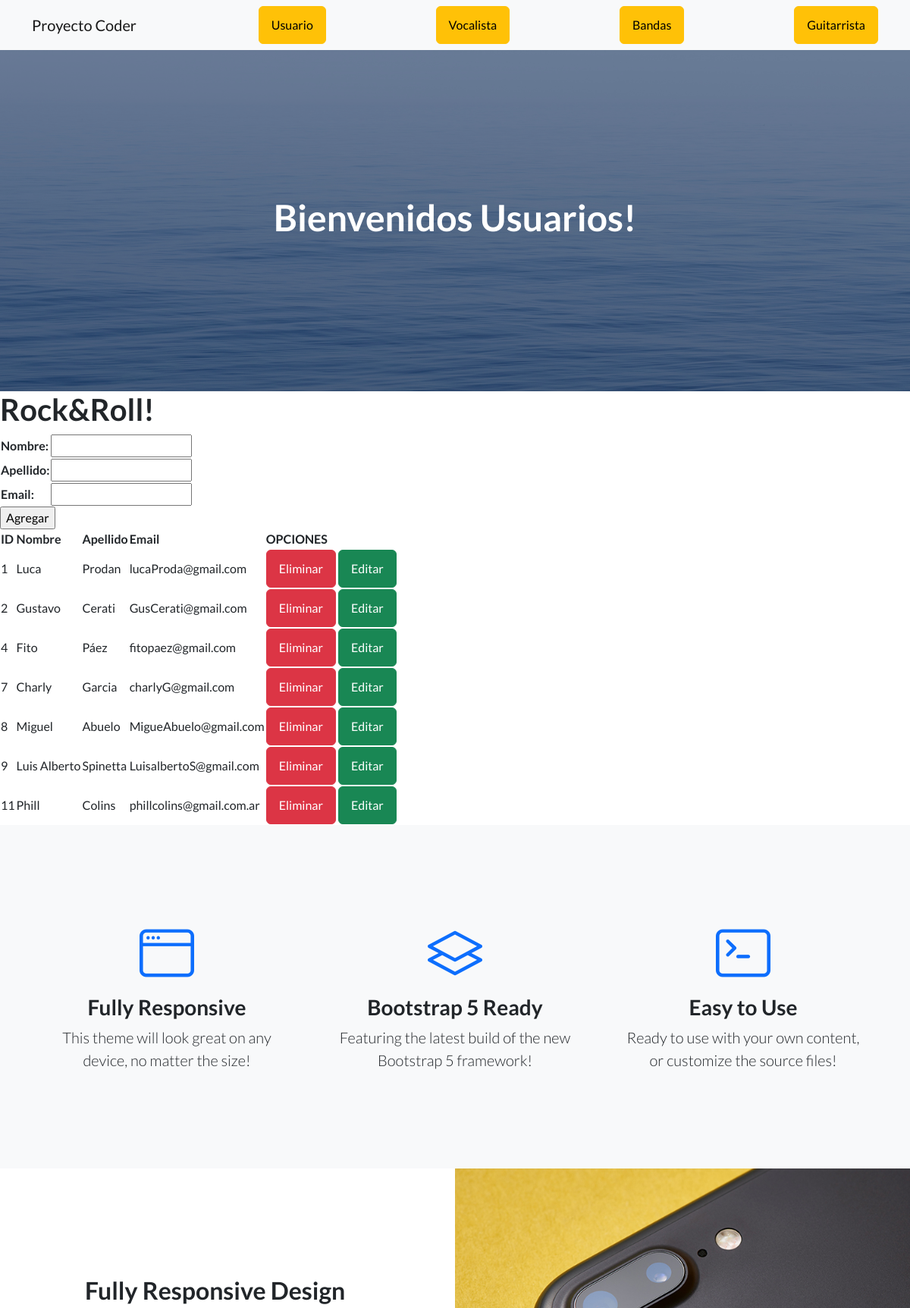
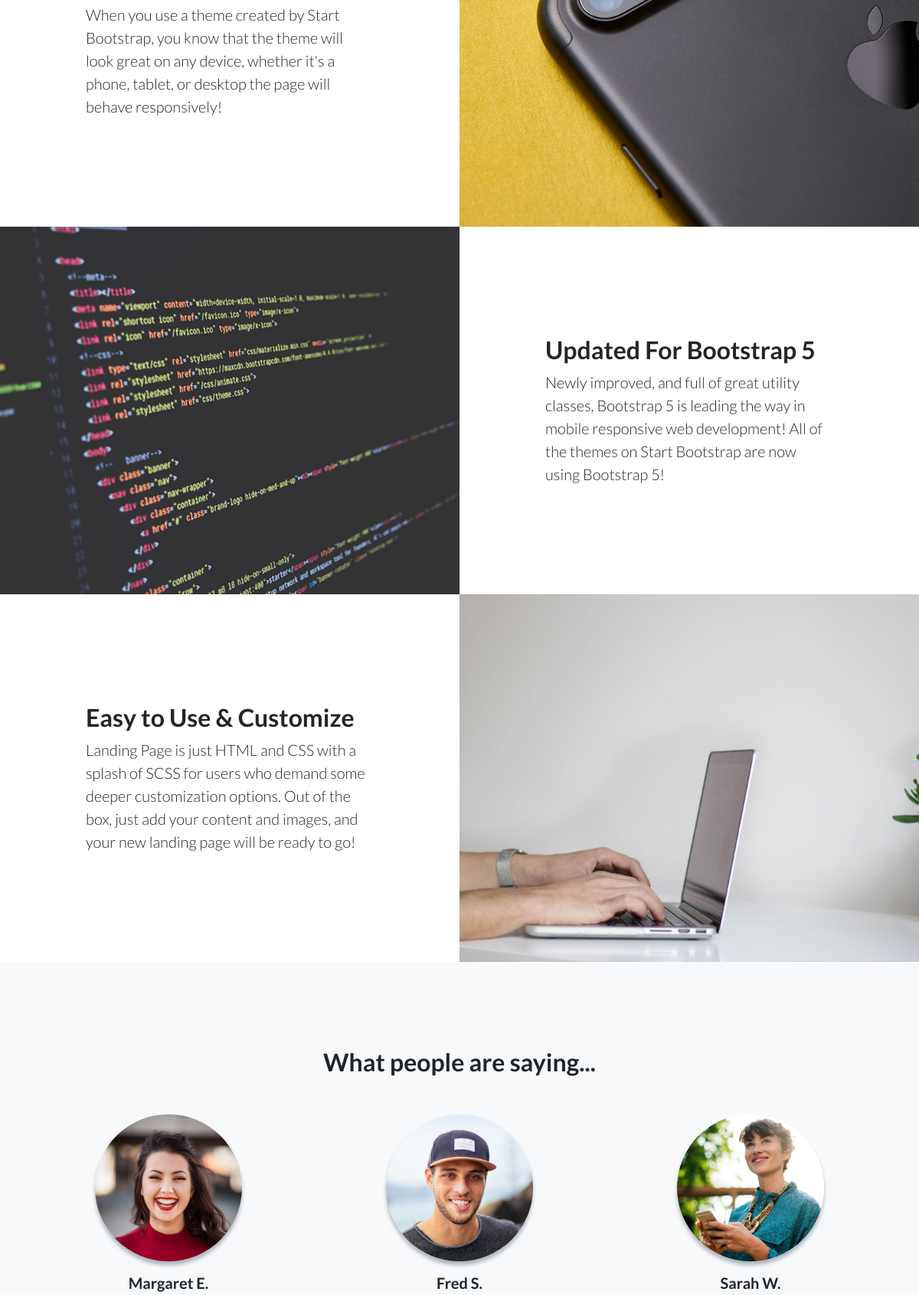
The page /App1/usuario/ (upper part) on the database its author committed (2 pictures, top to bottom).
### App1/models.py (models this page shows, shortened)
class Usuario(models.Model):
    nombre=models.CharField(max_length=50)
    apellido=models.CharField(max_length=50)
    email=models.EmailField()

### App1/views.py (the view)
# urls.py: path('usuario/', usuario, name="usuario"),
def usuario(request):
    if request.method == "POST":
        form = UsuarioForm(request.POST)
        if form.is_valid():
            nombre = form.cleaned_data['nombre']
            apellido = form.cleaned_data['apellido']
            email = form.cleaned_data['email']
            usuario = Usuario()
            usuario.nombre = nombre
            usuario.apellido = apellido
            usuario.email = email
            usuario.save()
            form = UsuarioForm()
        else:
            pass
    else:
        form = UsuarioForm()
    usuario= Usuario.objects.all()
    contex = {"usuario": usuario, "form": form}
    return render(request,'App1/usuario.html', contex)

### App1/forms.py
class UsuarioForm(forms.Form):
    nombre=forms.CharField(max_length=50)
    apellido=forms.CharField(max_length=50)
    email=forms.EmailField()

### App1/templates/App1/usuario.html (shortened to what this page needs)
{% extends "App1/padre.html" %}
{% load static %}
{% block titulo %}
    <h1>Bienvenidos Usuarios!</h1>
{% endblock %}
{% block contenido_que_cambia %}
    <h1>Rock&Roll!</h1>
    <form action="" method="post">
        <table>
        {{ form.as_table }}
        </table>
               <input type="submit" value="Agregar">
    </form>
    <table>
        <thead>
            <tr>
                <th>ID</th>
                <th>Nombre</th>
                <th>Apellido</th>
                <th>Email</th>
                <th>OPCIONES</th>
            </tr>
        </thead>
        <tbody>
            {% for usuario in usuario %}
            <tr>
                <td>
                    {{ usuario.id }}
                </td>
                <td>
                    {{ usuario.nombre }}
                </td>
                <td>
                    {{ usuario.apellido }}
                </td>
                <td>
                    {{ usuario.email }}
                </td>
                <td>
                    <a class="btn btn-danger", href="{% url 'eliminarUsuario' usuario.id %}"> Eliminar </a>
                    <a class="btn btn-success", href="{% url 'editarUsuario' usuario.id %}"> Editar</a>
                </td>
            </tr>
            {% endfor %}
        </tbody>
    </table>
{% endblock %}

### rows shown on the page
Usuario: id "1", nombre "Luca", apellido "Prodan", email "lucaProda@gmail.com"
Usuario: id "2", nombre "Gustavo", apellido "Cerati", email "GusCerati@gmail.com"
Usuario: id "4", nombre "Fito", apellido "Páez", email "fitopaez@gmail.com"
Usuario: id "7", nombre "Charly", apellido "Garcia", email "charlyG@gmail.com"
Usuario: id "8", nombre "Miguel", apellido "Abuelo", email "MigueAbuelo@gmail.com"
Usuario: id "9", nombre "Luis Alberto", apellido "Spinetta", email "LuisalbertoS@gmail.com"
Usuario: id "11", nombre "Phill", apellido "Colins", email "phillcolins@gmail.com.ar"
